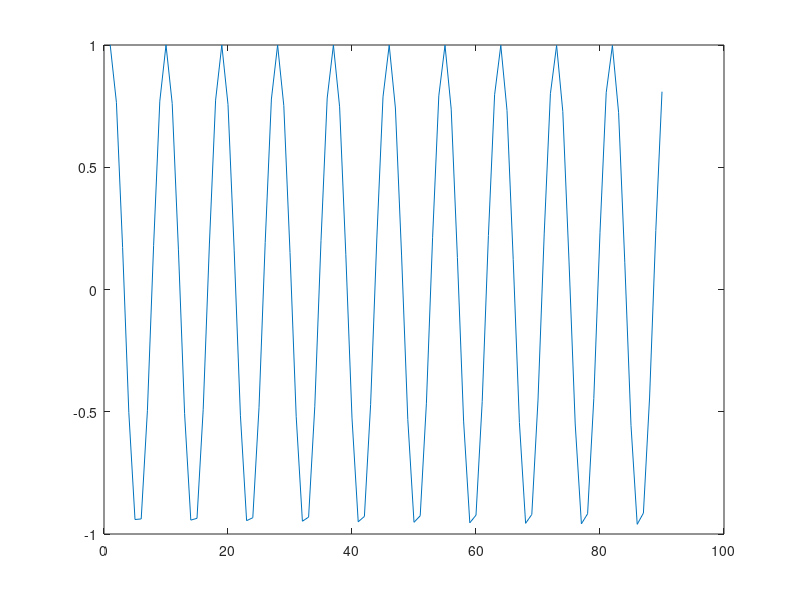
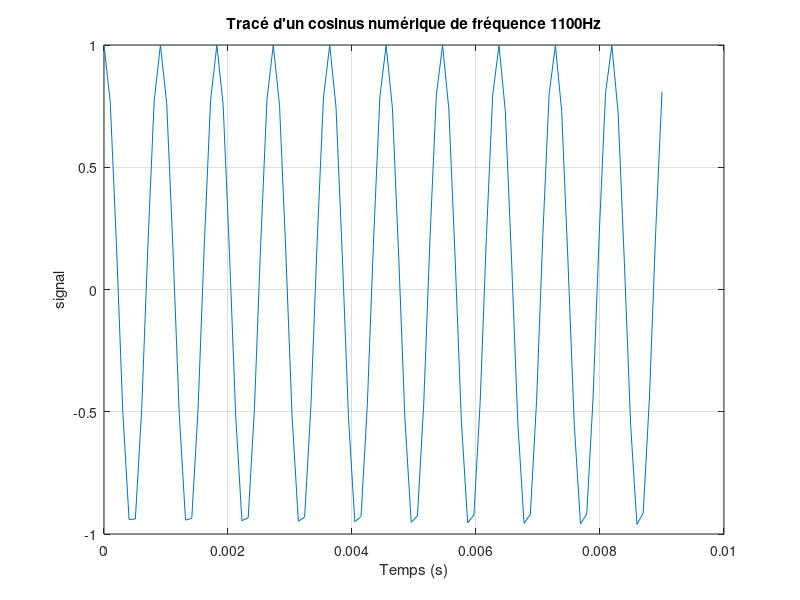
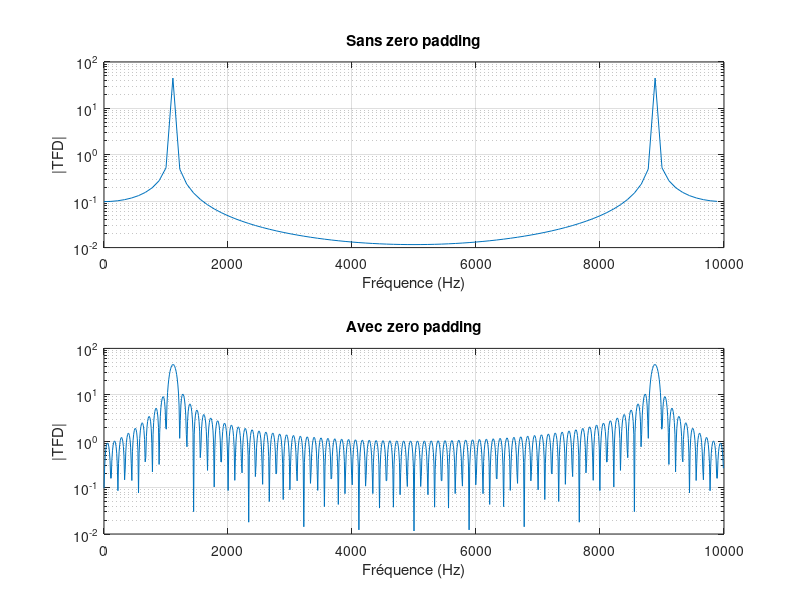
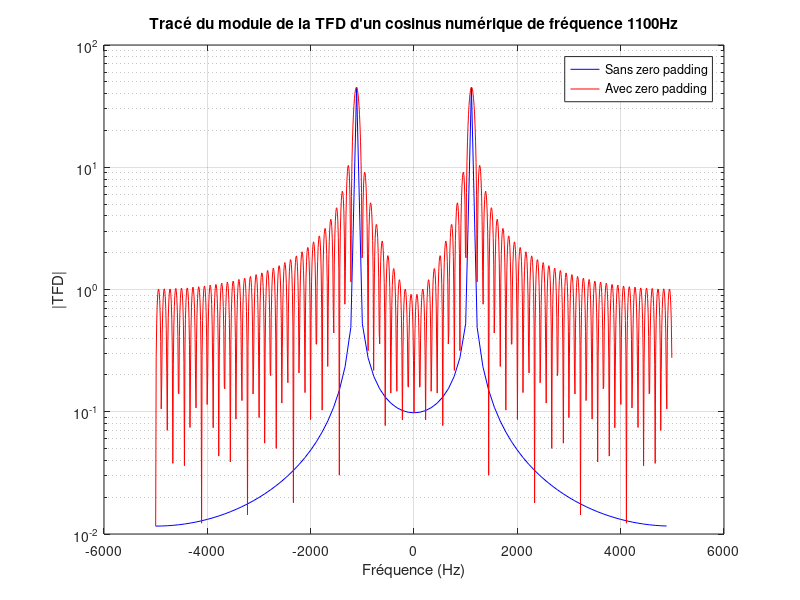

Write the MATLAB code that produced these figures, in order. (Note: this script raises an error after producing the figures.)
%%%%%%%%%%%%%%%%%%%%%%%%%%%%%%%%%%%%%%%%%%%%%%%%%%%%%%%%%%%%%%%%%%%%%%%%%%
%               TP1 de Traitement Numérique du Signal
%                   SCIENCES DU NUMERIQUE 1A
%                       Fevrier 2024
%                       Vianney Hervy
%%%%%%%%%%%%%%%%%%%%%%%%%%%%%%%%%%%%%%%%%%%%%%%%%%%%%%%%%%%%%%%%%%%%%%%%%%

clear all
close all

%%%%%%%%%%%%%%%%%%%%%%%%%%%%%%%%%%%%%%%%%%%%%%%%%%%%%%%%%%%%%%%%%%%%%%%%%%
%PARAMETRES GENERAUX
%%%%%%%%%%%%%%%%%%%%%%%%%%%%%%%%%%%%%%%%%%%%%%%%%%%%%%%%%%%%%%%%%%%%%%%%%%
A = 1; %amplitude du cosinus
f0 = 1100; %fréquence du cosinus en Hz
T0 = 1 / f0; %période du cosinus en secondes
N = 90; %nombre d'échantillons souhaités pour le cosinus
Fe = 10 ^ 4; %fréquence d'échantillonnage en Hz
Te = 1 / Fe; %période d'échantillonnage en secondes
SNR = 0; %SNR souhaité en dB pour le cosinus bruité

%%%%%%%%%%%%%%%%%%%%%%%%%%%%%%%%%%%%%%%%%%%%%%%%%%%%%%%%%%%%%%%%%%%%%%%%%%
%GENERATION DU COSINUS NUMERIQUE
%%%%%%%%%%%%%%%%%%%%%%%%%%%%%%%%%%%%%%%%%%%%%%%%%%%%%%%%%%%%%%%%%%%%%%%%%%
%Définition de l'échelle temporelle
temps = linspace(0, N * Te, N);
%Génération de N échantillons de cosinus à la fréquence f0
x = A * cos(2 * pi * f0 * temps);

%%%%%%%%%%%%%%%%%%%%%%%%%%%%%%%%%%%%%%%%%%%%%%%%%%%%%%%%%%%%%%%%%%%%%%%%%%
%TRACE DU COSINUS NUMERIQUE
%%%%%%%%%%%%%%%%%%%%%%%%%%%%%%%%%%%%%%%%%%%%%%%%%%%%%%%%%%%%%%%%%%%%%%%%%%
%Sans se préoccuper de l'échelle temporelle
figure
plot(x)

%Tracé avec une échelle temporelle en secondes
%des labels sur les axes et un titre (utilisation dFe/Ne xlabel, ylabel et
%title)
figure
plot(temps, x);
grid
xlabel('Temps (s)')
ylabel('signal')
title(['Tracé d''un cosinus numérique de fréquence ' num2str(f0) 'Hz']);

%%%%%%%%%%%%%%%%%%%%%%%%%%%%%%%%%%%%%%%%%%%%%%%%%%%%%%%%%%%%%%%%%%%%%%%%%%
%CALCUL DE LA TRANSFORMEE DE FOURIER NUMERIQUE (TFD) DU COSINUS NUMERIQUE
%%%%%%%%%%%%%%%%%%%%%%%%%%%%%%%%%%%%%%%%%%%%%%%%%%%%%%%%%%%%%%%%%%%%%%%%%%
%Sans zero padding
X = fft(x);
%Avec zero padding (ZP : paramètre de zero padding à définir)
ZP = 2 ^ 10; % première puiss de 2 supérieure à N
X_ZP = fft(x, ZP);

%%%%%%%%%%%%%%%%%%%%%%%%%%%%%%%%%%%%%%%%%%%%%%%%%%%%%%%%%%%%%%%%%%%%%%%%%%
%TRACE DU MODULE DE LA TFD DU COSINUS NUMERIQUE EN ECHELLE LOG
%SANS PUIS AVEC ZERO PADDING
%%%%%%%%%%%%%%%%%%%%%%%%%%%%%%%%%%%%%%%%%%%%%%%%%%%%%%%%%%%%%%%%%%%%%%%%%%

%Avec une échelle fréquentielle en Hz
%des labels sur les axes et des titres
%Tracés en utilisant plusieurs zones de la figure (utilisation de subplot)
figure('name', ['Tracé du module de la TFD d''un cosinus numérique de fréquence ' num2str(f0) 'Hz'])

subplot(2, 1, 1)
echelle_frequentielle = (0:N - 1) * Fe / N;
semilogy(echelle_frequentielle, abs(X));
grid
title('Sans zero padding')
xlabel('Fréquence (Hz)')
ylabel('|TFD|')

subplot(2, 1, 2)
echelle_frequentielle = (0:ZP - 1) * Fe / (ZP);
semilogy(echelle_frequentielle, abs(X_ZP));
grid
title('Avec zero padding')
xlabel('Fréquence (Hz)')
ylabel('|TFD|')

%Avec une échelle fréquentielle en Hz
%des labels sur les axes et des titres
%Tracés superposés sur une même figure
% (utilisation de hold, de couleurs différentes et de legend)
% !! UTILISER ICI fftshit POUR LE TRACE !!
figure
echelle_frequentielle = (0:N - 1) * Fe / N - Fe / 2;
semilogy(echelle_frequentielle, fftshift(abs(X)), 'b'); %Tracé en bleu : 'b'
hold on
echelle_frequentielle = (0:ZP - 1) * Fe / ZP - Fe / 2;
semilogy(echelle_frequentielle, fftshift(abs(X_ZP)), 'r'); %Tracé en rouge : 'r'
grid
legend('Sans zero padding', 'Avec zero padding')
xlabel('Fréquence (Hz)')
ylabel('|TFD|')
title(['Tracé du module de la TFD d''un cosinus numérique de fréquence ' num2str(f0) 'Hz'])

%%%%%%%%%%%%%%%%%%%%%%%%%%%%%%%%%%%%%%%%%%%%%%%%%%%%%%%%%%%%%%%%%%%%%%%%%%
%CALCUL DE LA TFD DU COSINUS NUMERIQUE AVEC FENETRAGE
%%%%%%%%%%%%%%%%%%%%%%%%%%%%%%%%%%%%%%%%%%%%%%%%%%%%%%%%%%%%%%%%%%%%%%%%%%
%Application de la fenêtre de pondération de Hamming
x_fenetre_hamming = x .* hamming(length(x)).';
%Calcul de la TFD pondérée, avec zeros padding
X_ZP_hamming = fft("à completer");
%Application de la fenêtre de pondération de Blackman
x_fenetre_blackman = "à completer";
%Calcul de la TFD pondérée, avec zeros padding
X_ZP_blackman = fft("à completer");

%%%%%%%%%%%%%%%%%%%%%%%%%%%%%%%%%%%%%%%%%%%%%%%%%%%%%%%%%%%%%%%%%%%%%%%%%%
%TRACE DU MODULE DE LA TFD DU COSINUS NUMERIQUE AVEC FENETRAGE EN ECHELLE LOG
%POUR DIFFERENTES FENETRES
%%%%%%%%%%%%%%%%%%%%%%%%%%%%%%%%%%%%%%%%%%%%%%%%%%%%%%%%%%%%%%%%%%%%%%%%%%

% "à réaliser : tracés superposés sur la même figure de la TFD non fenêtrée,
% de la TFD avec fenêtrage de Hamming, de la TFD avec fenêtrage de Blackman
% Le tout avec une échelle fréquentielle en Hz, un titre, des labels sur les axes,
% une légende et en utilisant fftshift"

%%%%%%%%%%%%%%%%%%%%%%%%%%%%%%%%%%%%%%%%%%%%%%%%%%%%%%%%%%%%%%%%%%%%%%%%%%
%CALCUL DE LA DENSITE SPECTRALE DE PUISSANCE (DSP) DU COSINUS NUMERIQUE
%%%%%%%%%%%%%%%%%%%%%%%%%%%%%%%%%%%%%%%%%%%%%%%%%%%%%%%%%%%%%%%%%%%%%%%%%%

%Estimation par périodogramme
Sx_periodogramme = "à completer";

%Estimation par périodogramme de Welch
Sx_Welch = pwelch(x, [], [], [], Fe, 'twosided');

%%%%%%%%%%%%%%%%%%%%%%%%%%%%%%%%%%%%%%%%%%%%%%%%%%%%%%%%%%%%%%%%%%%%%%%%%%
%TRACE DE LA DENSITE SPECTRALE DE PUISSANCE (DSP) DU COSINUS NUMERIQUE
%%%%%%%%%%%%%%%%%%%%%%%%%%%%%%%%%%%%%%%%%%%%%%%%%%%%%%%%%%%%%%%%%%%%%%%%%%

%Tracés superposés sur une même figure en utilisant fftshift
%Avec une échelle fréquentielle en Hz
%des labels sur les axes, un titre, une légende
figure
echelle_frequentielle = "à completer";
semilogy("à completer", b')
hold on
echelle_frequentielle = "a completer";
semilogy("à completer", 'r')
legend('Periodogramme', 'Periodogramme de Welch')
xlabel('Fréquences (Hz)')
ylabel('DSP')
title('Tracés de la DSP d''un cosinus numérique de fréquence 1100 Hz');

%%%%%%%%%%%%%%%%%%%%%%%%%%%%%%%%%%%%%%%%%%%%%%%%%%%%%%%%%%%%%%%%%%%%%%%%%%
%CALCUL ET TRACE DE LA FONCTION D'AUTOCORRELATION DU COSINUS BRUITE AVEC LE
%BON SNR
%%%%%%%%%%%%%%%%%%%%%%%%%%%%%%%%%%%%%%%%%%%%%%%%%%%%%%%%%%%%%%%%%%%%%%%%%%

%Calcul de la puissance du signal
P_signal = mean(abs(x) .^ 2);
%Calcul de la puissance du bruit pour obtenir le SNR souhaité
P_bruit = "à completer";

%Génération du bruit gaussien à la puissance Pb
bruit = sqrt(P_bruit) * randn(1, length(x));
%Ajout du bruit sur le signal
x_bruite = x + bruit;

%Calcul de la fonction d'autocorrélation du signal bruite
%attention pas le 1/N quand on utilise xcorr => à rajouter
Rx = (1 / length(x_bruite)) * xcorr(x_bruite);

%Tracé du signal bruité avec une échelle temporelle en secondes
figure
plot("à completer")
grid
xlabel('Temps (s)')
ylabel('Signal')
title('Tracé du cosinus bruité');

%Tracé de la fonction d'autocorrélation du signal bruite avec une échelle
%temporelle en secondes
figure
echelle_tau = "à completer";
plot("à completer")
grid
xlabel('\tau (s)')
ylabel('R_x(\tau)')
title('Tracé de la fonction d''autocorrélation du cosinus bruité');
